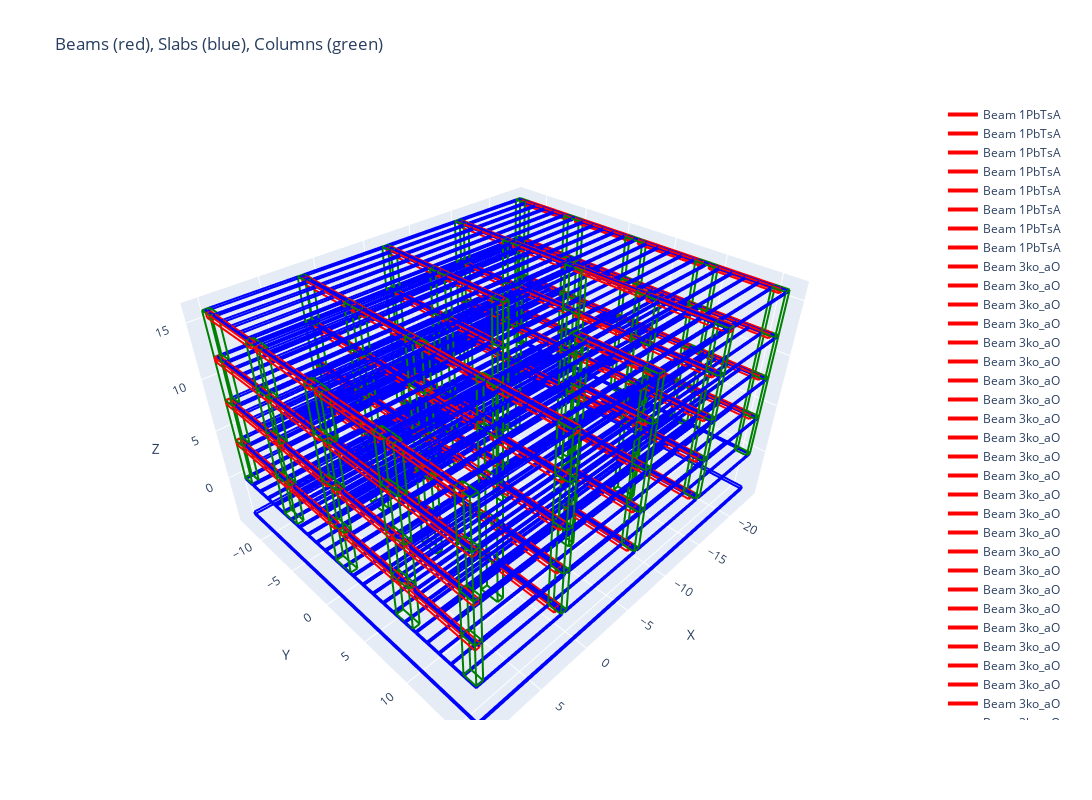

The cell this chart's notebook holds for it:
### Code cell
import plotly.graph_objects as go

# --------------------------------------------------------
# 3D BOX WIREFRAME BUILDER
# --------------------------------------------------------
def box_mesh(min_corner, max_corner):
    """Return wireframe vertices for a bounding box."""
    x0, y0, z0 = min_corner
    x1, y1, z1 = max_corner

    pts = np.array([
        [x0,y0,z0], [x1,y0,z0], [x1,y1,z0], [x0,y1,z0],
        [x0,y0,z1], [x1,y0,z1], [x1,y1,z1], [x0,y1,z1]
    ])

    edges = [
        (0,1),(1,2),(2,3),(3,0),     # bottom
        (4,5),(5,6),(6,7),(7,4),     # top
        (0,4),(1,5),(2,6),(3,7)      # vertical edges
    ]

    xs = []; ys = []; zs = []

    for i,j in edges:
        xs += [pts[i,0], pts[j,0], None]
        ys += [pts[i,1], pts[j,1], None]
        zs += [pts[i,2], pts[j,2], None]

    return xs, ys, zs


# --------------------------------------------------------
# BUILD PLOT
# --------------------------------------------------------
fig = go.Figure()

# ✅ Beams → red
for guid, (mn, mx) in beam_boxes.items():
    xs, ys, zs = box_mesh(mn, mx)
    fig.add_trace(go.Scatter3d(
        x=xs, y=ys, z=zs, mode="lines",
        line=dict(color="red", width=4),
        name=f"Beam {guid[:6]}"
    ))

# ✅ Slabs → blue
for guid, (mn, mx) in slab_boxes.items():
    xs, ys, zs = box_mesh(mn, mx)
    fig.add_trace(go.Scatter3d(
        x=xs, y=ys, z=zs, mode="lines",
        line=dict(color="blue", width=4),
        name=f"Slab {guid[:6]}"
    ))

# ✅ Columns → green
for guid, (mn, mx) in column_boxes.items():
    xs, ys, zs = box_mesh(mn, mx)
    fig.add_trace(go.Scatter3d(
        x=xs, y=ys, z=zs, mode="lines",
        line=dict(color="green", width=4),
        name=f"Column {guid[:6]}"
    ))

# --------------------------------------------------------
# FINAL PLOT SETTINGS
# --------------------------------------------------------
fig.update_layout(
    title="Beams (red), Slabs (blue), Columns (green)",
    width=1200, height=800,
    scene=dict(
        xaxis_title="X",
        yaxis_title="Y",
        zaxis_title="Z",
        aspectmode="data",
    ),
    showlegend=True
)

fig.show()
